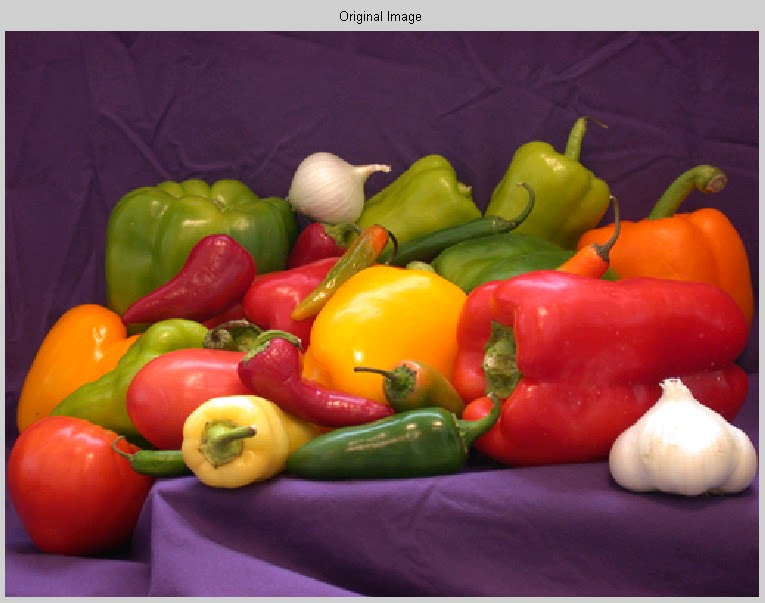
#> input picture Day 5/orginal.jpg, 765 x 603 px
$ jupyter execute --allow-errors Untitled.ipynb   (text cells are left out)
#> lines starting #> are read from the running program, lines starting #| are printed output that depends on the picture; pictures that were not available may be replaced by others from this repository, and a replacement may not be noted
[cell 1]
import cv2
import matplotlib.pyplot as plt
import numpy as np

#> (a cell that did not finish here is left out)

[cell 3]
img = np.array([
[10, 200, 35],
[50, 30, 50],
[255, 80, 0]])

plt.imshow(img, cmap=plt.cm.gray)
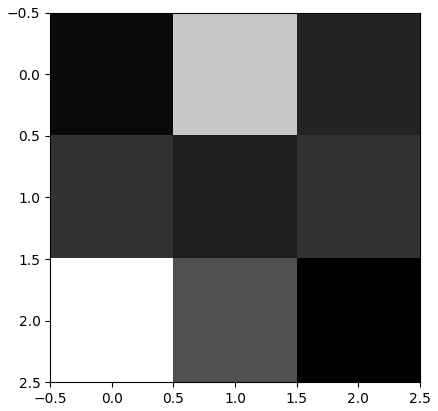
#> figure drawn by matplotlib, 1 panel

[cell 4]
img.shape

[cell 5]
img = np.array([
[[255, 0, 5], [0, 0, 5], [25, 100, 5]],
[[255, 100, 50], [255, 10, 5], [255, 90, 5]],
[[25, 0, 50], [150, 0, 5], [100, 0, 5]]])

plt.imshow(img, cmap=plt.cm.gray)
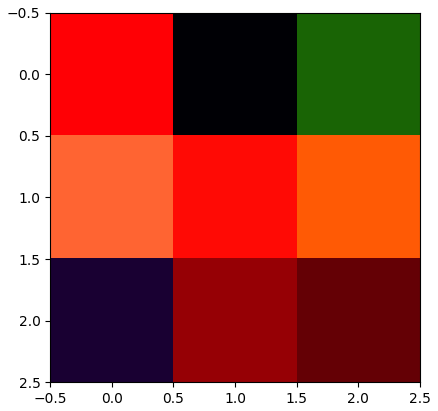
#> figure drawn by matplotlib, 1 panel

[cell 6]
img = cv2.imread('orginal.jpg')
#> img is the input picture: shape (603, 765, 3); mean B, G, R 67.1, 75.9, 126.7

[cell 7]
img = cv2.cvtColor(img, cv2.COLOR_BGR2RGB)

[cell 8]
plt.imshow(img)

[cell 9]
cap = cv2.VideoCapture('11_output.avi')

while(cap.isOpened()):
    state,frame=cap.read()
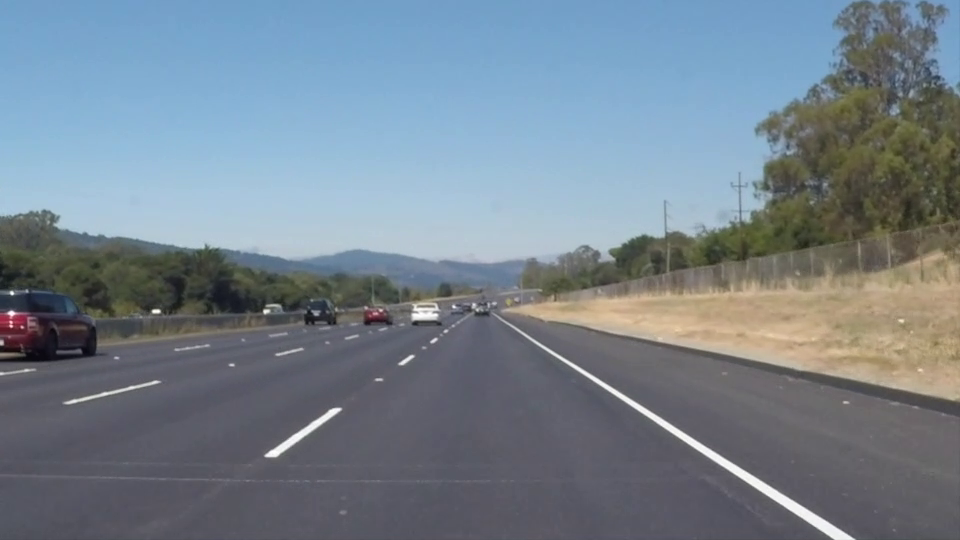
#> input picture frame 22 of Day 10/solidWhiteRight.mp4, 960 x 540 px, given in place of 11_output.avi, which was not available
#> frame is the input picture: shape (540, 960, 3); mean B, G, R 141.9, 130.7, 117.7
    if state == True:
        cv2.imshow('Frame', frame)
# 0 capture and hold
# to continue when pressed
        k = cv2.waitKey(2)
#> (key q is pressed here)
        if k == ord('q'):
            break
        elif k == ord('s'):
            cv2.imwrite('out.jpg', frame)
    else:
         break
cap.release()
cv2.destroyAllWindows()

[cell 10]
#callback
def nothing(x):
    print(x)

[cell 11]
cv2.namedWindow('Image')
cv2.createTrackbar('val', 'Image', 10, 255, nothing)
img=np.zeros((500,500,1), np.uint8)

while 1:
    value = cv2.getTrackbarPos('val', 'Image')
    img[:] = value
    cv2.imshow('Image', img)
    k = cv2.waitKey(1)
#> (key q is pressed here)
    if k == ord('q'):
        break
cv2.destroyAllWindows()
